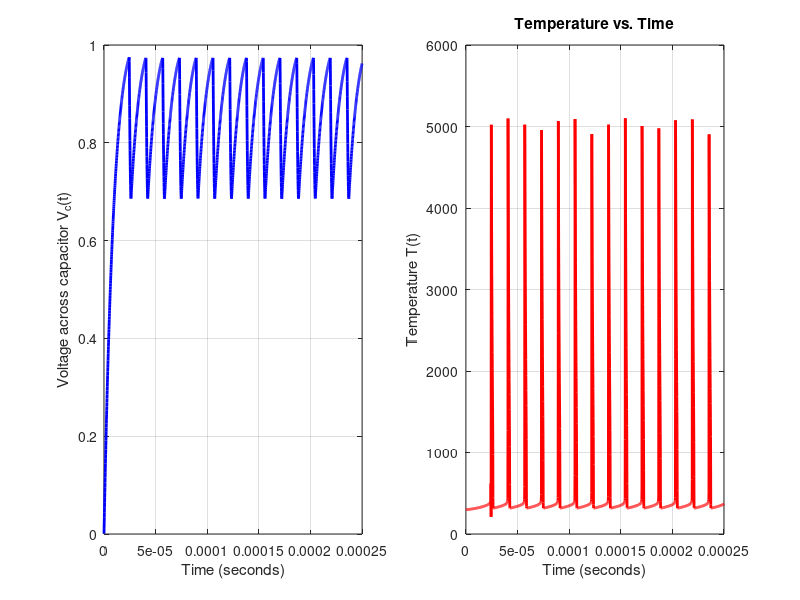
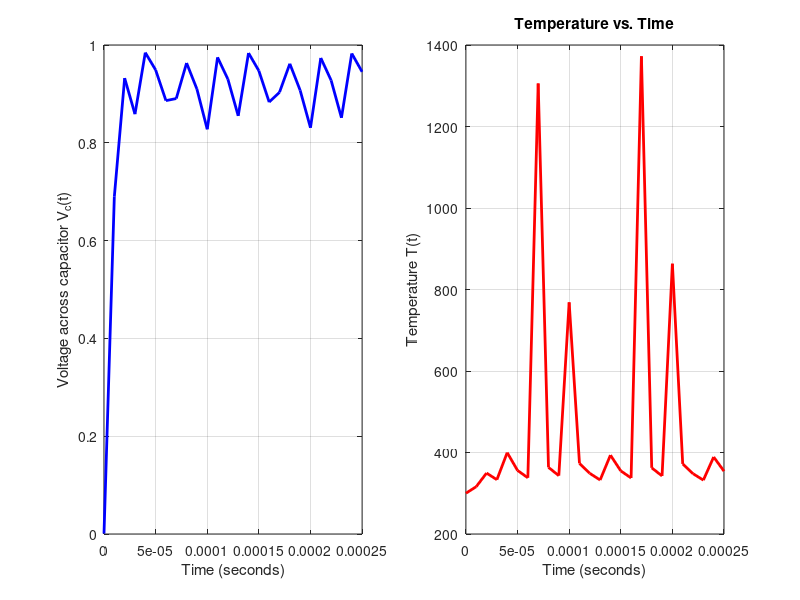

These figures' MATLAB source, in order:
clear
%Single Cell
%define parameters
g_0 = 5e-3;
g_1 = 1700;
C_th = 1e-14;
g_th= 1/1.5e6;
T_0 = 300;
V_b = 1.1;
R_b = 1e3;
C = 10e-9;

%Initial conditions
T_init = 300;
V_c_init = 0.001;


t_span = [0 : 0.001e-4 : 2.5e-4];

G = @(T) g_0 * exp(-g_1 ./ T)

%Define system of ODEs
ode_system = @(t, y) [((V_b - y(1)) ./ R_b - G(y(2)) .* y(1)) ./ C; 
                      ((y(1) .^ 2) .* G(y(2)) - (y(2)-T_0) .* g_th) ./ C_th]
% Initial conditions vector [V_c, T]
initial_conditions = [V_c_init; T_init];

% Solve the system using ode45
[t, y] = ode45(ode_system, t_span, initial_conditions);

% Extract the solutions for V_c and T
V_c = y(:, 1); % Voltage across the capacitor
T = y(:, 2);   % Temperature



figure;
subplot(1,2,1)
plot(t, V_c, 'b-', 'LineWidth', 2);
xlabel('Time (seconds)');
ylabel('Voltage across capacitor V_c(t)');
grid on;

subplot(1,2,2)
plot(t, T, 'r-', 'LineWidth', 2);
xlabel('Time (seconds)');
ylabel('Temperature T(t)');
title('Temperature vs. Time');
grid on;


%Single Cell with Rs
%define parameters
g_0 = 5e-3;
g_1 = 1700;
C_th = 1e-14;
g_th= 1/1.5e6;
T_0 = 300;
V_b = 1.1;
R_b = 1e3;
C = 10e-9;
R_s = 200;

%Initial conditions
T_init = 300;
V_c_init = 0.001;

%Timespan
t_span = [0 : 0.1e-4 : 2.5e-4];

%Functions
G = @(T) g_0 * exp(-g_1 ./ T);
V_mc = @(V_c, T) V_c ./ (1 + G(T) .* R_s);
%Define system of ODEs
ode_system = @(t, y) [((V_b - y(1)) ./ R_b - G(y(2)) .* V_mc(y(1), y(2))) ./ C; 
                      ((V_mc(y(1), y(2)) .^ 2) .* G(y(2)) - (y(2)-T_0) .* g_th) ./ C_th]
% Initial conditions vector [V_c, T]
initial_conditions = [V_c_init; T_init];

% Solve the system using ode45
[t, y] = ode45(ode_system, t_span, initial_conditions);

% Extract the solutions for V_c and T
V_c_2 = y(:, 1); % Voltage across the capacitor
T_2 = y(:, 2);   % Temperature



figure;
subplot(1,2,1)
plot(t, V_c_2, 'b-', 'LineWidth', 2);
xlabel('Time (seconds)');
ylabel('Voltage across capacitor V_c(t)');
grid on;

subplot(1,2,2)
plot(t, T_2, 'r-', 'LineWidth', 2);
xlabel('Time (seconds)');
ylabel('Temperature T(t)');
title('Temperature vs. Time');
grid on;